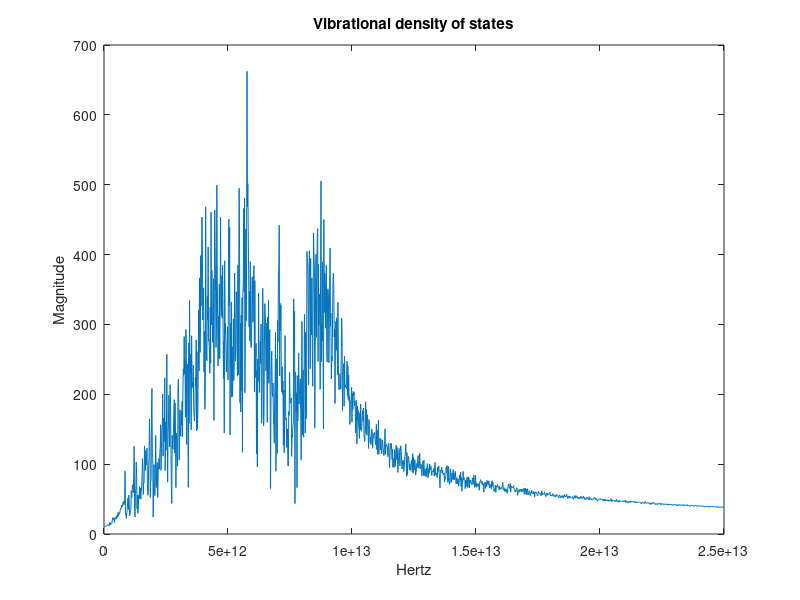

This chart was generated by the following MATLAB code:
vv=importdata('vacf1.dat'); % Read the values

mag=abs(fft(vv(:,2)));  % calculate the discrete fourier transform

f=(0:length(mag)-1)*(0.2e15)/length(mag);

plot(f(1:(length(f)/8)),mag(1:(length(mag)/8)))

title 'Vibrational density of states'
xlabel 'Hertz'
ylabel 'Magnitude'